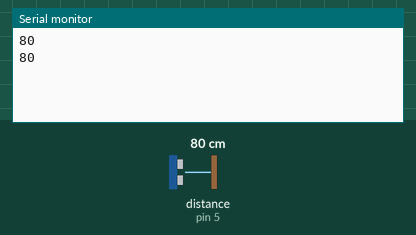
A sketch run on a simulated Arduino Uno, built with avr-gcc and run on an emulated ATmega328P. Parts: the last lines printed to the serial monitor. Wiring (inferred from the names in the program): ultrasonic range finder: trigger pin 5; echo pin 5. The inputs (shaded band) are chosen by the test bench; at power-on: distance to the obstacle (sensor on pin 5) 80 cm. The echo pulse lasts 58.3 µs per cm.

Above: at 1.8 s.
1.9 s: distance to the obstacle (sensor on pin 5) set to 2 cm
At 2.6 s:
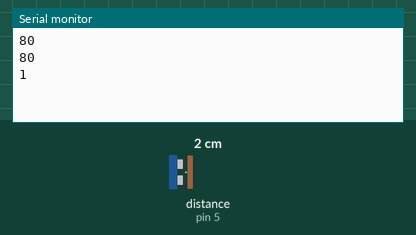
3.4 s: distance to the obstacle (sensor on pin 5) set to 4 cm
At 4.8 s:
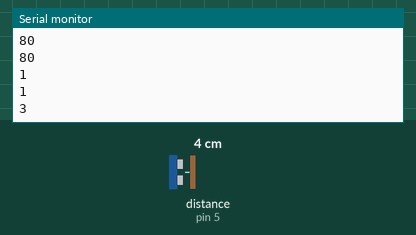
Timing chart, 0 to 6.4 s (numbered marks = the images above; inputs shaded):
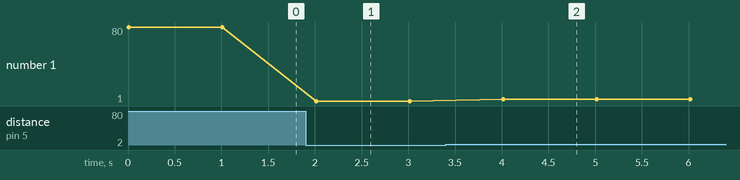

Measured:
- after the input at 1.9 s, the serial monitor: prints a new line after 0.11 s (image 1)
- after the input at 3.4 s, the serial monitor: prints a new line after 0.61 s (image 2)
- plotted number 1: 80 → 1 after the input at 1.9 s, 1 → 3 after the input at 3.4 s

The sketch:

Lab_9_Starter.ino
```cpp
const int pingPin = 5;
int d;
int DELTA_T = 1000;

void setup() {
  Serial.begin(9600);
}

void loop() {
  d = ping(pingPin);
  Serial.println(d);
  delay(DELTA_T);
}

/*returns the distance in centimeters to where
* the wave hit something and turned around
*/
int ping(int pingPin) {
  int duration;

  pinMode(pingPin, OUTPUT);
  digitalWrite(pingPin, LOW);
  delayMicroseconds(2);
  digitalWrite(pingPin, HIGH);
  delayMicroseconds(5);
  digitalWrite(pingPin, LOW);

  pinMode(pingPin, INPUT);
  duration = pulseIn(pingPin, HIGH);

  return duration / 29 / 2;
}
```
